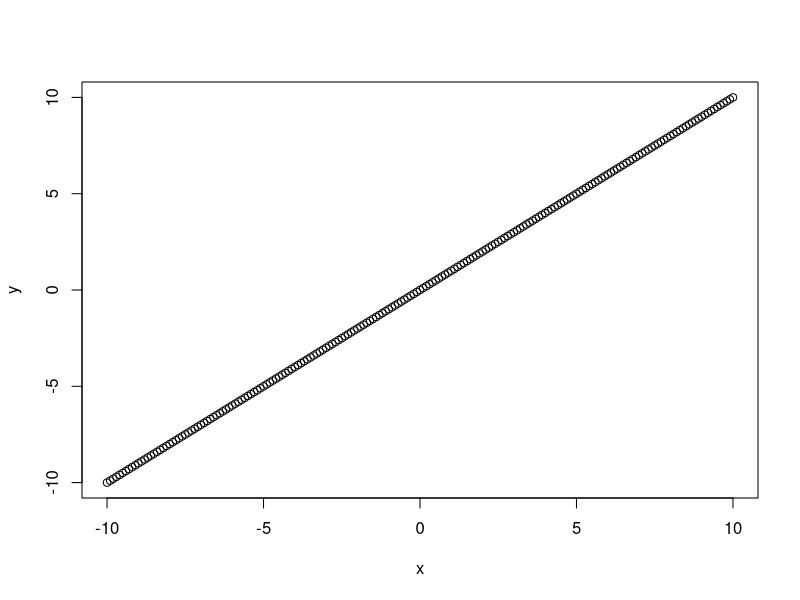
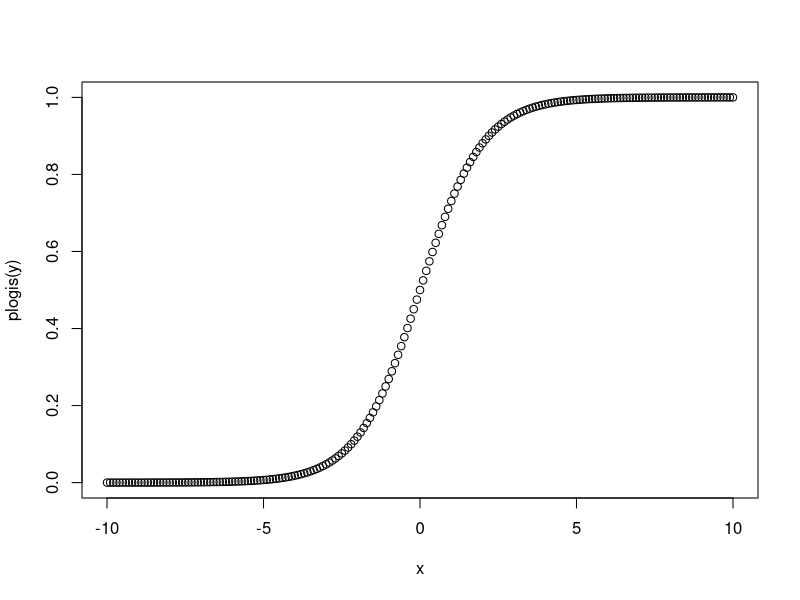
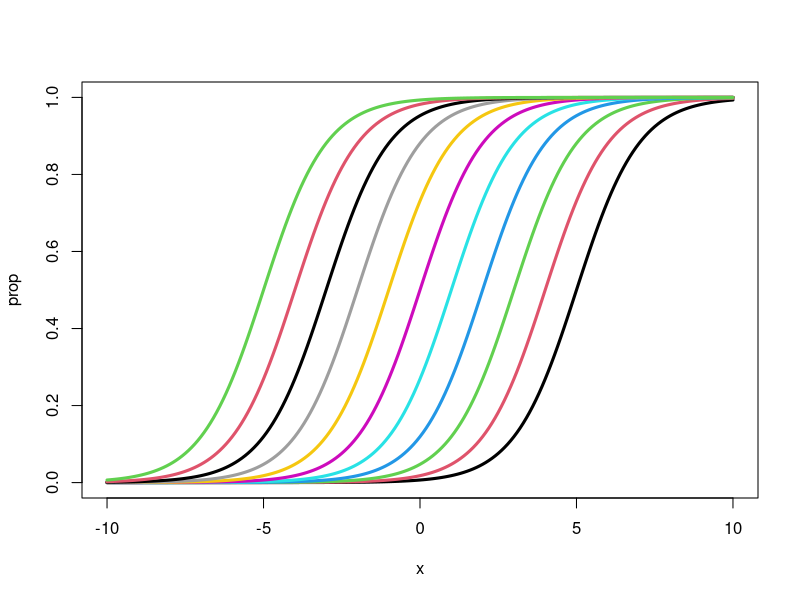
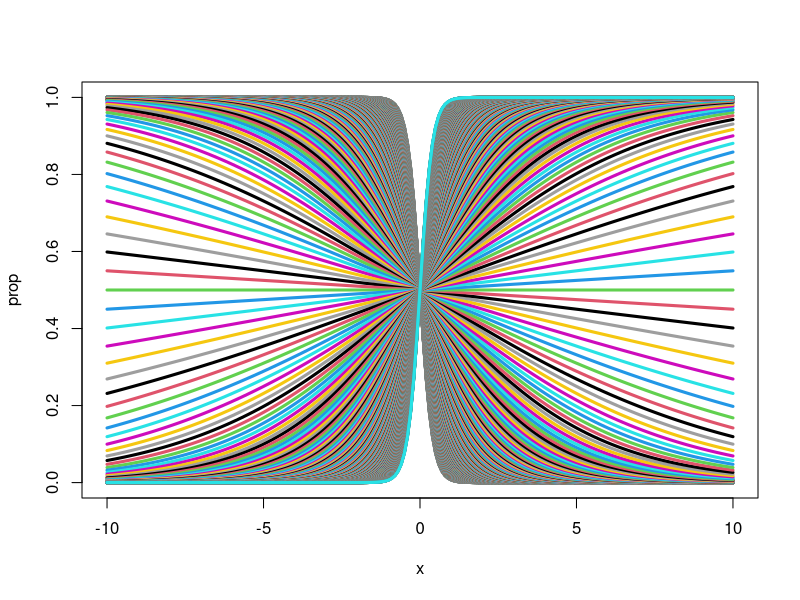

Recreate these plots in R, in order.
##This script explores how changing the slope and intercept of a logistic regression affects its shape

###First, let's create an equation for a straight line; this is in 'logit space' and the equation is y=mx+b
b=0
m=1
x=seq(from=-10, to=10, by =0.1)
y=m*x+b
plot(y~x) ##We now have a straight line and we can backtransform it into proportional space
plot(plogis(y)~x) ###This works and we now have a logistic curve

##What happens if we change the intercept?
###We are now going to create a bunch of curves with differing intercepts and keep the slope constant
###Need to create a data frame with different intercepts
b=seq(-5, 5, 1) #We will be looking at values of b from -5 to 5, so we should have 11 lines total
y=NULL
# y=rep(0, length(x)*length(b)) #This creates an empty vector we will populate with y values with differing intercepts. The total number of values of lines equals the number of x values we have multiplied by the number of intercept values we have
for(i in 1:length(b)){
	y1=m*x+b[i]
	y=c(y, y1)
}

#Create data frame to expand b
b.exp=NULL
for(i in 1:length(b)){
	b.exp.1=rep(b[i], length(x))
	b.exp=c(b.exp, b.exp.1)
}

##Now let's create the data frame
dat=data.frame(y=y, x=rep(x, length(b)), b=b.exp)
head(dat)
dat$prop=plogis(dat$y)

plot(prop~x, data=dat, type='n')
for(i in 1:length(unique(dat$b))){
	lines(prop~x, data=dat[dat$b==unique(dat$b)[i],], col=i, lwd=3)
}


####For slope
##What happens if we change the intercept?
###We are now going to create a bunch of curves with differing intercepts and keep the slope constant
###Need to create a data frame with different intercepts
b=0
m=seq(-5, 5, by =0.02) #We will be looking at values of b from -5 to 5, so we should have 11 lines total
y=NULL
# y=rep(0, length(x)*length(b)) #This creates an empty vector we will populate with y values with differing intercepts. The total number of values of lines equals the number of x values we have multiplied by the number of intercept values we have
for(i in 1:length(m)){
	y1=m[i]*x+b
	y=c(y, y1)
}

#Create data frame to expand b
m.exp=NULL
for(i in 1:length(m)){
	m.exp.1=rep(m[i], length(x))
	m.exp=c(m.exp, m.exp.1)
}

##Now let's create the data frame
dat=data.frame(y=y, x=rep(x, length(m)), m=m.exp)
head(dat)
dat$prop=plogis(dat$y)

plot(prop~x, data=dat, type='n')
for(i in 1:length(unique(dat$m))){
	lines(prop~x, data=dat[dat$m==unique(dat$m)[i],], col=i, lwd=3)
}